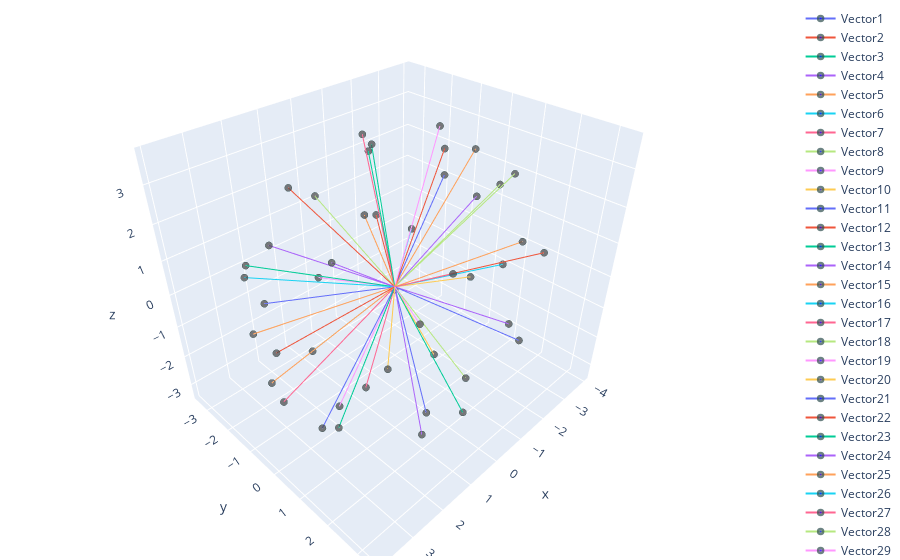

Notebook code for this chart:
### Code cell
vector_plot(NPPositions) # The all-atomic C70

### Figure 1 — Plotly figure (JSON) as saved in the notebook; plotly's stock layout.template omitted (floating-point values rounded to 4 significant figures)
{"data": [{"marker": {"color": ["blue"], "line": {"color": "DarkSlateGrey", "width": 5}, "size": [0, 5]}, "name": "Vector1", "type": "scatter3d", "x": [0, 0.3925], "y": [0, 1.539], "z": [0, -3.019]}, {"marker": {"color": ["blue"], "line": {"color": "DarkSlateGrey", "width": 5}, "size": [0, 5]}, "name": "Vector2", "type": "scatter3d", "x": [0, -3.22], "y": [0, -1.326], "z": [0, 2.26]}, {"marker": {"color": ["blue"], "line": {"color": "DarkSlateGrey", "width": 5}, "size": [0, 5]}, "name": "Vector3", "type": "scatter3d", "x": [0, 2.67], "y": [0, -2.385], "z": [0, 0.7735]}, {"marker": {"color": ["blue"], "line": {"color": "DarkSlateGrey", "width": 5}, "size": [0, 5]}, "name": "Vector4", "type": "scatter3d", "x": [0, -2.43], "y": [0, 1.863], "z": [0, -1.507]}, {"marker": {"color": ["blue"], "line": {"color": "DarkSlateGrey", "width": 5}, "size": [0, 5]}, "name": "Vector5", "type": "scatter3d", "x": [0, -1.606], "y": [0, 0.954], "z": [0, 3.481]}, {"marker": {"color": ["blue"], "line": {"color": "DarkSlateGrey", "width": 5}, "size": [0, 5]}, "name": "Vector6", "type": "scatter3d", "x": [0, -3.026], "y": [0, -2.316], "z": [0, -0.5815]}, {"marker": {"color": ["blue"], "line": {"color": "DarkSlateGrey", "width": 5}, "size": [0, 5]}, "name": "Vector7", "type": "scatter3d", "x": [0, 0.6755], "y": [0, -0.451], "z": [0, -3.301]}, {"marker": {"color": ["blue"], "line": {"color": "DarkSlateGrey", "width": 5}, "size": [0, 5]}, "name": "Vector8", "type": "scatter3d", "x": [0, -0.352], "y": [0, -3.424], "z": [0, 1.117]}, {"marker": {"color": ["blue"], "line": {"color": "DarkSlateGrey", "width": 5}, "size": [0, 5]}, "name": "Vector9", "type": "scatter3d", "x": [0, 1.754], "y": [0, -0.3065], "z": [0, -3.137]}, {"marker": {"color": ["blue"], "line": {"color": "DarkSlateGrey", "width": 5}, "size": [0, 5]}, "name": "Vector10", "type": "scatter3d", "x": [0, -3.373], "y": [0, -0.2395], "z": [0, -1.484]}, {"marker": {"color": ["blue"], "line": {"color": "DarkSlateGrey", "width": 5}, "size": [0, 5]}, "name": "Vector11", "type": "scatter3d", "x": [0, -3.575], "y": [0, -1.591], "z": [0, 1.263]}, {"marker": {"color": ["blue"], "line": {"color": "DarkSlateGrey", "width": 5}, "size": [0, 5]}, "name": "Vector12", "type": "scatter3d", "x": [0, 1.297], "y": [0, -2.268], "z": [0, 2.392]}, {"marker": {"color": ["blue"], "line": {"color": "DarkSlateGrey", "width": 5}, "size": [0, 5]}, "name": "Vector13", "type": "scatter3d", "x": [0, -1.833], "y": [0, -2.845], "z": [0, 2.144]}, {"marker": {"color": ["blue"], "line": {"color": "DarkSlateGrey", "width": 5}, "size": [0, 5]}, "name": "Vector14", "type": "scatter3d", "x": [0, -3.944], "y": [0, -0.681], "z": [0, 0.788]}, {"marker": {"color": ["blue"], "line": {"color": "DarkSlateGrey", "width": 5}, "size": [0, 5]}, "name": "Vector15", "type": "scatter3d", "x": [0, -1.186], "y": [0, 2.743], "z": [0, 2.01]}, {"marker": {"color": ["blue"], "line": {"color": "DarkSlateGrey", "width": 5}, "size": [0, 5]}, "name": "Vector16", "type": "scatter3d", "x": [0, 3.273], "y": [0, -1.47], "z": [0, 1.176]}, {"marker": {"color": ["blue"], "line": {"color": "DarkSlateGrey", "width": 5}, "size": [0, 5]}, "name": "Vector17", "type": "scatter3d", "x": [0, 3.5], "y": [0, -0.171], "z": [0, -1.62]}, {"marker": {"color": ["blue"], "line": {"color": "DarkSlateGrey", "width": 5}, "size": [0, 5]}, "name": "Vector18", "type": "scatter3d", "x": [0, -3.331], "y": [0, 0.917], "z": [0, 2.254]}, {"marker": {"color": ["blue"], "line": {"color": "DarkSlateGrey", "width": 5}, "size": [0, 5]}, "name": "Vector19", "type": "scatter3d", "x": [0, -1.717], "y": [0, -0.226], "z": [0, 3.651]}, {"marker": {"color": ["blue"], "line": {"color": "DarkSlateGrey", "width": 5}, "size": [0, 5]}, "name": "Vector20", "type": "scatter3d", "x": [0, -1.914], "y": [0, -1.921], "z": [0, -2.059]}, {"marker": {"color": ["blue"], "line": {"color": "DarkSlateGrey", "width": 5}, "size": [0, 5]}, "name": "Vector21", "type": "scatter3d", "x": [0, -0.8375], "y": [0, 3.21], "z": [0, -0.313]}, {"marker": {"color": ["blue"], "line": {"color": "DarkSlateGrey", "width": 5}, "size": [0, 5]}, "name": "Vector22", "type": "scatter3d", "x": [0, 3.891], "y": [0, 0.4255], "z": [0, 0.515]}, {"marker": {"color": ["blue"], "line": {"color": "DarkSlateGrey", "width": 5}, "size": [0, 5]}, "name": "Vector23", "type": "scatter3d", "x": [0, 0.617], "y": [0, 2.868], "z": [0, -1.849]}, {"marker": {"color": ["blue"], "line": {"color": "DarkSlateGrey", "width": 5}, "size": [0, 5]}, "name": "Vector24", "type": "scatter3d", "x": [0, 1.629], "y": [0, 2.51], "z": [0, -2.092]}, {"marker": {"color": ["blue"], "line": {"color": "DarkSlateGrey", "width": 5}, "size": [0, 5]}, "name": "Vector25", "type": "scatter3d", "x": [0, 1.647], "y": [0, 0.7755], "z": [0, 3.024]}, {"marker": {"color": ["blue"], "line": {"color": "DarkSlateGrey", "width": 5}, "size": [0, 5]}, "name": "Vector26", "type": "scatter3d", "x": [0, -3.673], "y": [0, 0.629], "z": [0, -0.774]}, {"marker": {"color": ["blue"], "line": {"color": "DarkSlateGrey", "width": 5}, "size": [0, 5]}, "name": "Vector27", "type": "scatter3d", "x": [0, -1.184], "y": [0, -2.349], "z": [0, 2.967]}, {"marker": {"color": ["blue"], "line": {"color": "DarkSlateGrey", "width": 5}, "size": [0, 5]}, "name": "Vector28", "type": "scatter3d", "x": [0, -3.832], "y": [0, 0.1515], "z": [0, 1.499]}, {"marker": {"color": ["blue"], "line": {"color": "DarkSlateGrey", "width": 5}, "size": [0, 5]}, "name": "Vector29", "type": "scatter3d", "x": [0, 0.0075], "y": [0, -3.082], "z": [0, -1.243]}, {"marker": {"color": ["blue"], "line": {"color": "DarkSlateGrey", "width": 5}, "size": [0, 5]}, "name": "Vector30", "type": "scatter3d", "x": [0, -1.304], "y": [0, 0.26], "z": [0, -2.888]}, {"marker": {"color": ["blue"], "line": {"color": "DarkSlateGrey", "width": 5}, "size": [0, 5]}, "name": "Vector31", "type": "scatter3d", "x": [0, 3.145], "y": [0, 0.759], "z": [0, -2.062]}, {"marker": {"color": ["blue"], "line": {"color": "DarkSlateGrey", "width": 5}, "size": [0, 5]}, "name": "Vector32", "type": "scatter3d", "x": [0, -2.273], "y": [0, -3.055], "z": [0, -0.097]}, {"marker": {"color": ["blue"], "line": {"color": "DarkSlateGrey", "width": 5}, "size": [0, 5]}, "name": "Vector33", "type": "scatter3d", "x": [0, 0.1355], "y": [0, -0.594], "z": [0, 3.654]}, {"marker": {"color": ["blue"], "line": {"color": "DarkSlateGrey", "width": 5}, "size": [0, 5]}, "name": "Vector34", "type": "scatter3d", "x": [0, 2.652], "y": [0, 0.8845], "z": [0, 2.395]}, {"marker": {"color": ["blue"], "line": {"color": "DarkSlateGrey", "width": 5}, "size": [0, 5]}, "name": "Vector35", "type": "scatter3d", "x": [0, 3.873], "y": [0, 0.046], "z": [0, -0.6075]}, {"marker": {"color": ["blue"], "line": {"color": "DarkSlateGrey", "width": 5}, "size": [0, 5]}, "name": "Vector36", "type": "scatter3d", "x": [0, 1.258], "y": [0, -1.964], "z": [0, -2.556]}, {"marker": {"color": ["blue"], "line": {"color": "DarkSlateGrey", "width": 5}, "size": [0, 5]}, "name": "Vector37", "type": "scatter3d", "x": [0, 0.963], "y": [0, 2.599], "z": [0, 2.141]}, {"marker": {"color": ["blue"], "line": {"color": "DarkSlateGrey", "width": 5}, "size": [0, 5]}, "name": "Vector38", "type": "scatter3d", "x": [0, 1.263], "y": [0, 3.351], "z": [0, 0.012]}, {"marker": {"color": ["blue"], "line": {"color": "DarkSlateGrey", "width": 5}, "size": [0, 5]}, "name": "Vector39", "type": "scatter3d", "x": [0, 1.995], "y": [0, 2.686], "z": [0, 1.494]}, {"marker": {"color": ["blue"], "line": {"color": "DarkSlateGrey", "width": 5}, "size": [0, 5]}, "name": "Vector40", "type": "scatter3d", "x": [0, 2.744], "y": [0, 2.543], "z": [0, 0.702]}, {"marker": {"color": ["blue"], "line": {"color": "DarkSlateGrey", "width": 5}, "size": [0, 5]}, "name": "Vector41", "type": "scatter3d", "x": [0, 2.092], "y": [0, -2.74], "z": [0, -0.8765]}, {"marker": {"color": ["blue"], "line": {"color": "DarkSlateGrey", "width": 5}, "size": [0, 5]}, "name": "Vector42", "type": "scatter3d", "x": [0, -2.995], "y": [0, 2.264], "z": [0, 0.676]}, {"marker": {"color": ["blue"], "line": {"color": "DarkSlateGrey", "width": 5}, "size": [0, 5]}, "name": "Vector43", "type": "scatter3d", "x": [0, 3.282], "y": [0, 1.551], "z": [0, -1.326]}, {"marker": {"color": ["blue"], "line": {"color": "DarkSlateGrey", "width": 5}, "size": [0, 5]}, "name": "Vector44", "type": "scatter3d", "x": [0, 2.907], "y": [0, -0.888], "z": [0, 2.119]}, {"marker": {"color": ["blue"], "line": {"color": "DarkSlateGrey", "width": 5}, "size": [0, 5]}, "name": "Vector45", "type": "scatter3d", "x": [0, 2.944], "y": [0, -2.053], "z": [0, -0.999]}], "layout": {"margin": {"b": 4, "l": 4, "r": 4, "t": 4}}}
